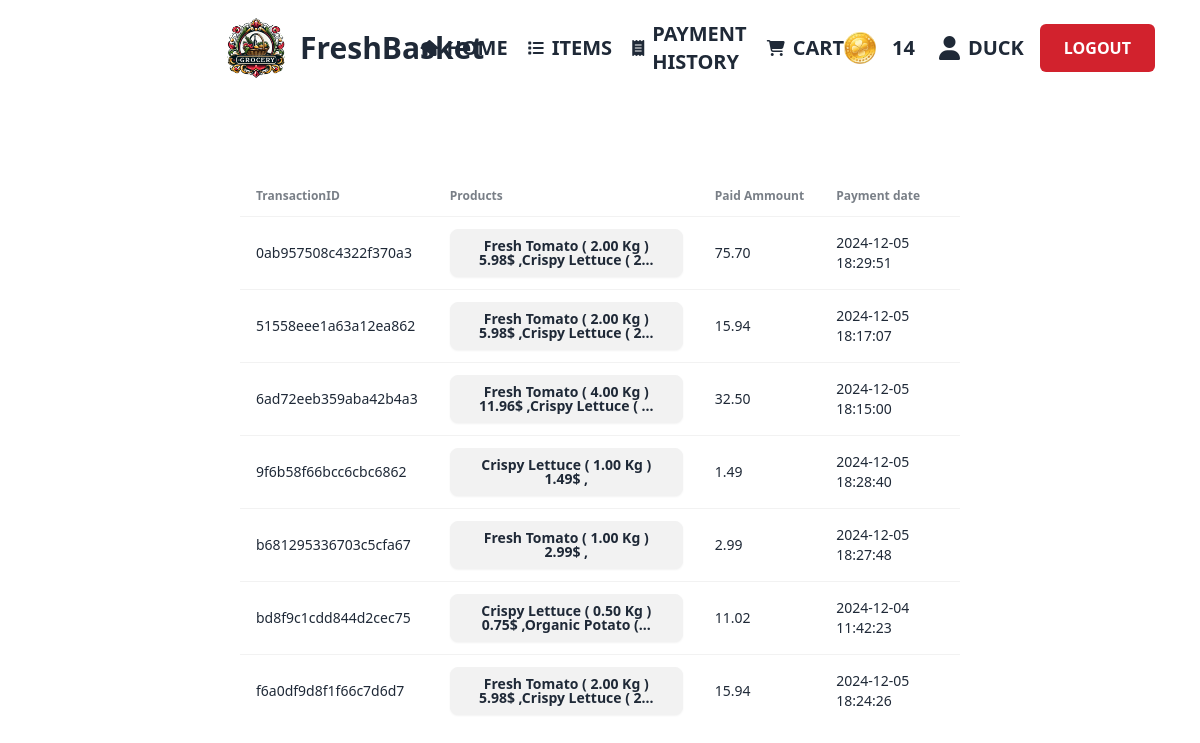
Page /src/Paymenthistory.php (signed in) on the committed database.
### tables this page shows
CREATE TABLE `payment` (
  `transactionID` char(20) NOT NULL,
  `email` varchar(100) DEFAULT NULL,
  `paid_amount` decimal(12,2) NOT NULL,
  `list_of_items` text NOT NULL,
  `payment_date` datetime NOT NULL,
  `expiry` date NOT NULL,
  `cvc` char(3) NOT NULL
);

### src/Paymenthistory.php (the view, shortened to what this page needs)
<!DOCTYPE html>
<html data-theme="light" lang="en" style="scroll-behavior: smooth;">
<head>
    <link href="https://cdn.jsdelivr.net/npm/daisyui@4.9.0/dist/full.min.css" rel="stylesheet" type="text/css" />
    <script src="https://cdn.tailwindcss.com"></script>
</head>
<body>
    <header>
        <?php include 'navbar1.php'; ?>
    </header>
    <main>
        <section class="px-[15rem] justify-center flex mt-20">
            <div class="overflow-x-auto w-[60rem]">
                <table class='table'>
                    <thead>
                        <tr>
                            <th>TransactionID</th>
                            <th>Products</th>
                            <th>Paid Ammount</th>
                            <th>Payment date</th>
                        </tr>
                    </thead>
                    <tbody>
                        <?php
                        require_once('DBconnect.php');
                        $useremail = $_COOKIE['email'];
                        $query = "SELECT * FROM payment WHERE email = '$useremail'";
                        $result = mysqli_query($conn, $query);
                        if (mysqli_num_rows($result) > 0){
                            while ($row = mysqli_fetch_assoc($result)){
                                $transactionid = $row['transactionID'];
                                $products = $row['list_of_items'];
                                $paidammount = $row['paid_amount'];
                                $paymentdate = $row['payment_date'];
                            ?>
                            <tr>
                            <td><?php echo $transactionid; ?></td>
                            <td>
                                <button class="btn" onclick="document.getElementById('modal_<?php echo $transactionid; ?>').showModal()">
                                    <?php echo substr($products, 0, 50) . (strlen($products) > 60 ? '...' : ''); ?>
                                </button>
                            </td>
                            <td><?php echo $paidammount; ?></td>
                            <td><?php echo $paymentdate; ?></td>
                        </tr>
                        <?php
                            }} else {
                                echo "No payment history found";
                            }
                        ?>
                    </tbody>
                </table>
            </div>
        </section>
    </main>
</body>
</html>

### rows in the picture
payment: transactionID "0ab957508c4322f370a3", list_of_items "Fresh Tomato ( 2.00 Kg ) 5.98$ ,Crispy Lettuce ( 2", paid_amount "75.70", payment_date "2024-12-05 18:29:51"
payment: transactionID "51558eee1a63a12ea862", list_of_items "Fresh Tomato ( 2.00 Kg ) 5.98$ ,Crispy Lettuce ( 2", paid_amount "15.94", payment_date "2024-12-05 18:17:07"
payment: transactionID "6ad72eeb359aba42b4a3", list_of_items "Fresh Tomato ( 4.00 Kg ) 11.96$ ,Crispy Lettuce (", paid_amount "32.50", payment_date "2024-12-05 18:15:00"
payment: transactionID "9f6b58f66bcc6cbc6862", list_of_items "Crispy Lettuce ( 1.00 Kg ) 1.49$ ,", paid_amount "1.49", payment_date "2024-12-05 18:28:40"
payment: transactionID "b681295336703c5cfa67", list_of_items "Fresh Tomato ( 1.00 Kg ) 2.99$ ,", paid_amount "2.99", payment_date "2024-12-05 18:27:48"
payment: transactionID "bd8f9c1cdd844d2cec75", list_of_items "Crispy Lettuce ( 0.50 Kg ) 0.75$ ,Organic Potato (", paid_amount "11.02", payment_date "2024-12-04 11:42:23"
payment: transactionID "f6a0df9d8f1f66c7d6d7", list_of_items "Fresh Tomato ( 2.00 Kg ) 5.98$ ,Crispy Lettuce ( 2", paid_amount "15.94", payment_date "2024-12-05 18:24:26"

### other values in the picture
$loyaltyPoints "14"
$username "DUCK"
